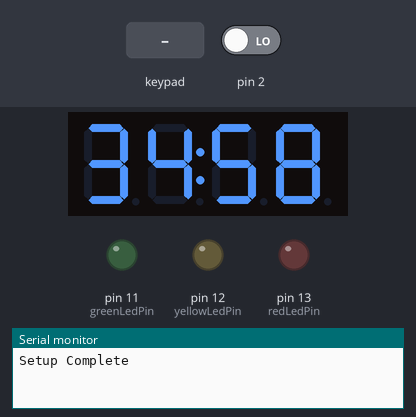
This sketch was run on a simulated Arduino Uno, built with avr-gcc and run on an emulated ATmega328P. Parts: 4-digit seven-segment display, output pins drawn as LEDs (lit = HIGH), the last lines printed to the serial monitor. The inputs (shaded band) are chosen by the test bench; at power-on: pin 2 LOW.

Above: at 16.2 s.
16.3 s: key '1' pressed
At 17.5 s:
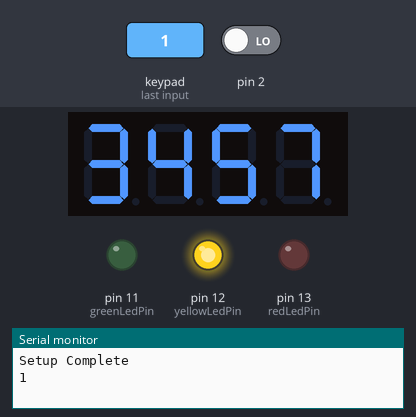
19.3 s: pin 2 driven HIGH
At 20.8 s:
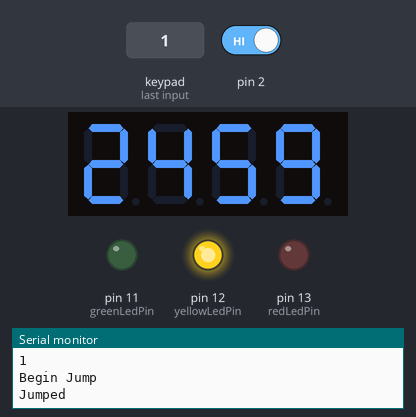
21.5 s: keypad keys 5 4 4 2 1 3 0 1 # pressed 0.4 s apart
At 27.95 s:
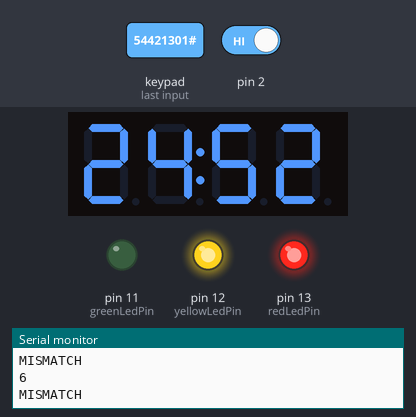
28.1 s: key '*' pressed
At 29.6 s:
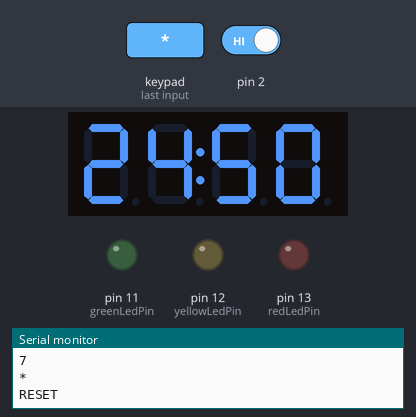
Timing chart, 0 to 31.1 s (numbered marks = the images above; inputs shaded):
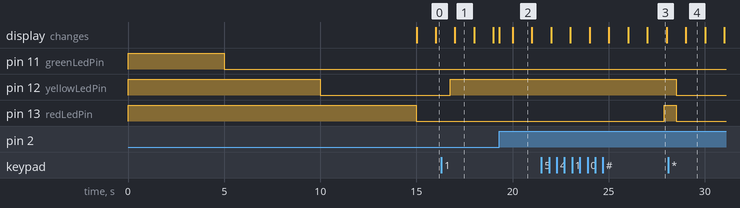

The sketch:

timemachine.ino
```cpp
// Time Machine Prop
//       Author: Jeff Tillotson <jeffx@jeffx.com>
//  Description: Calling it 1.0, but still needs some work.
//      Version: 1.0
//         Date: 24 May 2013
//
// TODO:
//    The timeout between key presses needs to get put back in.  If 15 (I think) seconds passes between button
//        presses, reset the the deactivateCode

#include <Keypad.h>
#include <Wire.h>
#include "Adafruit_LEDBackpack.h"
#include "Adafruit_GFX.h"

Adafruit_7segment matrix = Adafruit_7segment();
const byte cols = 3;
const byte rows = 4;
byte colPins[cols] = { 5, 4, 3 };

char deactiveCode[ 8 ] = { '5', '4', '4', '2', '1', '3', '0', '1' };
int digit0 = 0;
int digit1 = 0;
int digit3 = 0;
int digit4 = 0;
int jumpCount = 0;
boolean goodJump = false;
char keys[rows][cols] = {
  { '1', '2', '3' },
  { '4', '5', '6' },
  { '7', '8', '9' },
  { '*', '0', '#' }
};
char pcHold[ 8 ] = { '0', '0', '0', '0', '0', '0', '0', '0' };
char pcLocked[ 8 ] = { '0', '0', '0', '0', '0', '0', '0', '0' };
byte rowPins[rows] = { 9, 8, 7, 6 };

Keypad keypad = Keypad( makeKeymap( keys ), rowPins, colPins, rows, cols );
const int panicButton = 0;
const int greenLedPin = 11;
const int yellowLedPin = 12;
const int redLedPin = 13;

unsigned long timeSinceLast = 0;
unsigned long curRead = 0;
unsigned long lastRead = 0;
int pcPos = 0;
unsigned long lastPCPressed = 4294967295;
boolean ledOn = false;
boolean locked = false;
boolean validCode = false;

boolean jumpPressed = false;
char keypadEntry = 'z';
static byte kpadState;

void setup() {
  pinMode( greenLedPin, OUTPUT );
  pinMode( yellowLedPin, OUTPUT );
  pinMode( redLedPin, OUTPUT );
  Serial.begin( 9600 );
  digitalWrite( greenLedPin, HIGH );
  digitalWrite( yellowLedPin, HIGH );
  digitalWrite( redLedPin, HIGH );

  attachInterrupt( panicButton, jumpInterrupt, RISING );
  keypad.begin( makeKeymap( keys ) );
  keypad.addEventListener( keypadEvent );
  keypad.setDebounceTime( 250 );
  keypad.setHoldTime( 1000 );
  matrix.begin( 0x70 );
  resetDisplay();
  delay(5000);
  digitalWrite( greenLedPin, LOW );
  delay(5000);
  digitalWrite( yellowLedPin, LOW );
  delay(5000);
  digitalWrite( redLedPin, LOW );
  Serial.println( "Setup Complete" );
}

void loop()
{
  if( goodJump ) {
    digitalWrite( redLedPin, HIGH );
    digitalWrite( yellowLedPin, HIGH );
    digitalWrite( greenLedPin, HIGH );
    matrix.writeDigitNum( 0, 8 );
    matrix.writeDigitNum( 1, 8 );
    matrix.writeDigitNum( 3, 8 );
    matrix.writeDigitNum( 4, 8 );
    matrix.blinkRate( 3 );
    matrix.writeDisplay();
    delay( 4294967295 );
  }
//  Serial.println( "Hello" );
  if( jumpPressed ){
    jump();
  }
  if( locked &&  !validCode ){
    Serial.println( "locked -time to check" );
    checkCode();
  }
  curRead = millis();
  timeSinceLast = curRead - lastRead;
  if( timeSinceLast > 1000 ) {
    downTick();
    lastRead = curRead;
  }
  if( digit0 < 0 ){
    Serial.println( "TIMES UP!" );
    jump();
  }
  keypadEntry = keypad.getKey();

  if( ( curRead - 15000 ) > lastPCPressed ) {
    Serial.println( "Reset" );
    for( int pos = 0; pos < 8; pos++ ){
      pcHold[pos] = '0';
    }
    digitalWrite( yellowLedPin, LOW );
    lastPCPressed = 4294967295;
  }
}
void downTick()
{
  if( digit4 == 0 ) {
    digit3--;
    digit4 = 10;
    if( digit3 < 0 ) {
      digit1--;
      digit3 = 5;
    }
    if( digit1 < 0 ){
      digit0--;
      digit1 = 9;
    }
  }
  digit4--;
  matrix.clear();
  if( digit0 > 0 ){
    matrix.writeDigitNum( 0, digit0 );
  }
  if( digit1 > 0 || digit0 > 0 ) {
    matrix.writeDigitNum( 1, digit1 );
  }
  matrix.writeDigitNum( 3, digit3 );
  matrix.writeDigitNum( 4, digit4 );
  if( digit4 % 2) {
    matrix.drawColon( false );
  } else {
    matrix.drawColon( true );
  }
  matrix.writeDisplay();
}

void checkCode()
{
  Serial.println( "CHECKCODE" );
  boolean check = true;
  for( int pos = 0; pos < 8; pos++ ){
    if( pcLocked[pos] != deactiveCode[pos] ){
      Serial.println( "MISMATCH" );
      Serial.println( pos );
      check = false;
    }
  }
  if( check ) {
    Serial.println( "validcode" );
    digitalWrite( greenLedPin, HIGH );
    digitalWrite( redLedPin, LOW );
    validCode = true;
  } else {
    digitalWrite( greenLedPin, LOW );
    digitalWrite( redLedPin, HIGH );
    validCode = false;
    locked = false;
  }
}

void jump()
{
  Serial.println( "Begin Jump" );
  jumpCount++;
  if( locked ){
    if( validCode ) {
      Serial.println( "GOOD CODE - JUMP HOME" );
      goodJump = true;
    }
  } else {
    Serial.println( "Jumped" );
  }
  resetDisplay();
  jumpPressed = false;
}

void jumpInterrupt()
{
  jumpPressed = true;
}

void keypadEvent( KeypadEvent key ){
  kpadState = keypad.getState();
  swOnState( key );
}

void resetDisplay(){
  if( jumpCount == 0 ){
    digit0 = 3;
    digit1 = 4;
    digit3 = 5;
    digit4 = 10;
    matrix.writeDigitNum( 0, 3 );
    matrix.writeDigitNum( 1, 5 );
    matrix.writeDigitNum( 3, 0 );
    matrix.writeDigitNum( 4, 0 );

  } else{
    digit0 = 2;
    digit1 = 4;
    digit3 = 5;
    digit4 = 10;
    matrix.writeDigitNum( 0, 2 );
    matrix.writeDigitNum( 1, 5 );
    matrix.writeDigitNum( 3, 0 );
    matrix.writeDigitNum( 4, 0 );
  }

  matrix.writeDisplay();
}

void swOnState( char key ) {
  switch( kpadState ) {
    case PRESSED:
      break;
    case RELEASED:
      Serial.println( key );
      if( key == '*' ) {
        Serial.println( "RESET" );
        for( int pos = 0; pos < 8; pos++ ){
          pcHold[pos] = '0';
          pcLocked[pos] = '0';
        }
        pcPos = 0;
        locked = false;
        validCode = false;
        digitalWrite( yellowLedPin, LOW );
        digitalWrite( greenLedPin, LOW );
        digitalWrite( redLedPin, LOW );
      }else if( key == '#' ){
        Serial.println( "LOCK" );
        locked = true;
        for( int pos = 0; pos < 8; pos++ ){
          pcLocked[pos] = pcHold[pos];
          pcHold[pos] = '0';
          Serial.println( pos );
        }
        Serial.println( "LOCKED VALUE" );
        for( int pos = 0; pos < 8; pos++ ){
          Serial.print( pcLocked[pos] );
        }
        Serial.println( "" );
      }else{
        pcHold[pcPos] = key;
        if( pcPos == 7 ){
          pcPos = 0;
        } else{
          pcPos++;
        }
        digitalWrite( yellowLedPin, HIGH );
      }
      lastPCPressed = curRead;
      break;
  }
}
```

Measured:
- after the input at 16.3 s, pin 12 (yellowLedPin): LOW → HIGH after 0.46 s
- after the input at 21.5 s, pin 13 (redLedPin): LOW → HIGH after 6.4 s
- after the input at 28.1 s, pin 12 (yellowLedPin), pin 13 (redLedPin): HIGH → LOW after 0.42 s
- what the display in image 1 shows lasts 1.0 s, from 17.0 s to 18.0 s
